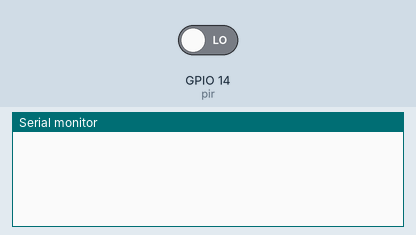
This program was run on a simulated ESP32. Shown: the last lines printed to the serial monitor. Inputs (shaded band) come from the test bench; at power-on: GPIO 14 (pir) LOW.

Above: at 1.2 s.
1.3 s: GPIO 14 (pir) driven HIGH
At 3.2 s:
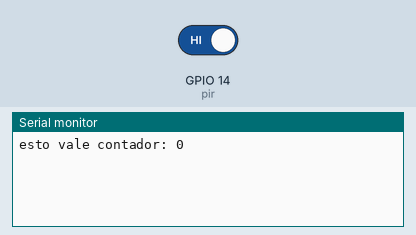
5.5 s: GPIO 14 (pir) driven LOW
At 9.0 s:
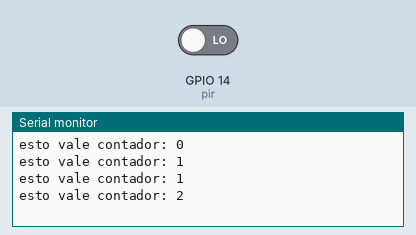
Timing chart, 0 to 10.5 s (numbered marks = the images above; inputs shaded):
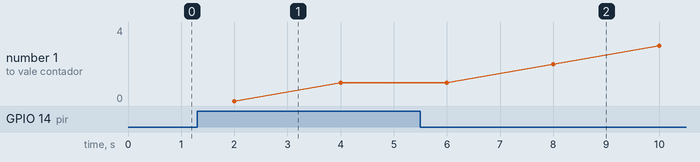

Measured:
- after the input at 1.3 s, the serial monitor: prints a new line after 0.70 s (image 1)
- after the input at 5.5 s, the serial monitor: prints a new line after 2.5 s (image 2)
- plotted number 1: 1 → 4 after the input at 5.5 s

The program:

main.cpp
```cpp
#include <Arduino.h>
#include <WiFi.h>
#include <esp_now.h>

int confirmacion;
int contador=0;

uint8_t broadcastAddress[] = {0xFF, 0xFF, 0xFF, 0xFF, 0xFF, 0xFF};
const int pir = 14;

//Tipo de dato estructura
typedef struct struct_message {
    int a;
} struct_message;

// Crear dos datos con el formato estructura
struct_message myDataRec;
struct_message myDataSen;

esp_now_peer_info_t peerInfo;

// Funcion para  enviar datos
void OnDataSent(const uint8_t *mac_addr, esp_now_send_status_t status) {
  if (status == ESP_NOW_SEND_SUCCESS){
    confirmacion=1;
   }else{
   confirmacion=2;
   }
}

// Esta funcion se ejecuta cuando se recibe el dato
void OnDataRecv(const uint8_t * mac, const uint8_t *incomingData, int len) {
  memcpy(&myDataRec, incomingData, sizeof(myDataRec));
}

void setup() {
  //Datos para la comunicacion Monitor Serie
  Serial.begin(9600);
  pinMode(pir, INPUT_PULLDOWN);
  // Configuracion del modo Wifi

  WiFi.mode(WIFI_STA);

  // Inicializa el protocolo esp-now
  if (esp_now_init() != ESP_OK) {
    Serial.println("Error initializing ESP-NOW");
    return;
  }
  // Funcion para recibir el paquete
  esp_now_register_recv_cb(OnDataRecv);
  // Funcion para el envio de datos
  esp_now_register_send_cb(OnDataSent);
  //Este apartado del peer es utilizado para el envio del paquete
  memcpy(peerInfo.peer_addr, broadcastAddress, 6);
  peerInfo.channel = 0;
  peerInfo.encrypt = false;
  // Add peer
  if (esp_now_add_peer(&peerInfo) != ESP_OK){
    Serial.println("Failed to add peer");
    return;
  }
}

void loop() {
  if (digitalRead(pir) == HIGH){
    // Set values to send
    myDataSen.a = 2;
    // Enviar el mensaje ESP-NOW
    esp_err_t result = esp_now_send(broadcastAddress, (uint8_t *) &myDataSen, sizeof(myDataSen));
    while(contador<300){
      Serial.print("esto vale contador: ");
      Serial.println(contador);
      if(digitalRead(pir)==HIGH){contador=0;}
      delay(2000);
      contador++;
    }
  } else {
    myDataSen.a=0;
    esp_err_t result = esp_now_send(broadcastAddress, (uint8_t *) &myDataSen, sizeof(myDataSen));
  }
  delay(2000);
}
```
